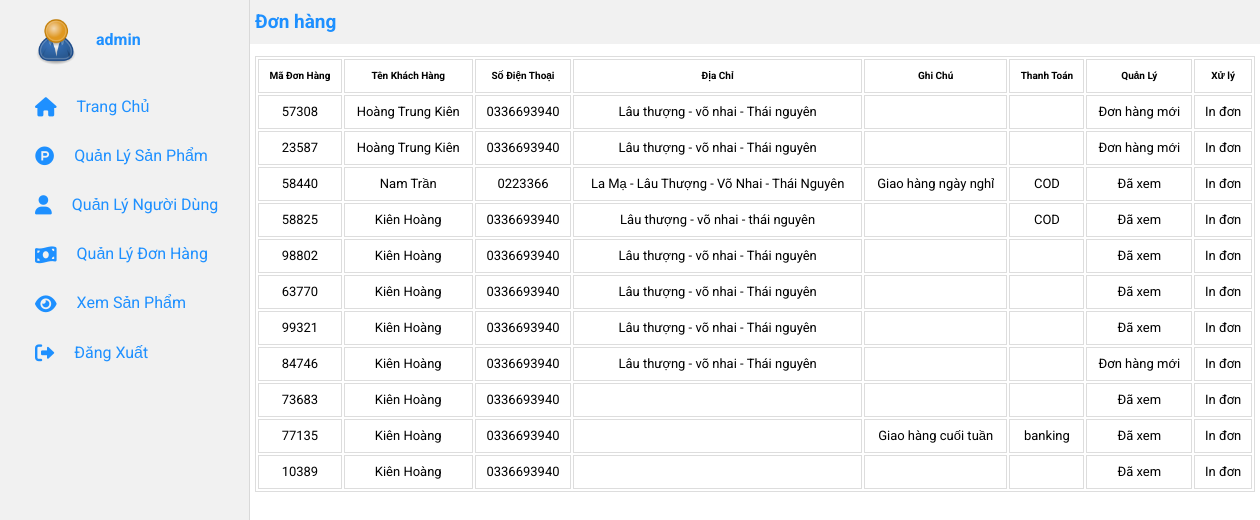
The app's page /index.php?controller=order (signed in) with its own data.
### tables this page shows
CREATE TABLE `orders` (
  `id` int(11) NOT NULL,
  `code` varchar(50) NOT NULL,
  `customer_name` varchar(100) DEFAULT NULL,
  `customer_phone` varchar(100) DEFAULT NULL,
  `customer_email` varchar(100) DEFAULT NULL,
  `customer_address` varchar(255) DEFAULT NULL,
  `customer_note` varchar(255) DEFAULT NULL,
  `customer_payment` varchar(100) DEFAULT NULL,
  `status` int(11) NOT NULL DEFAULT 1,
  `created_at` timestamp NULL DEFAULT NULL,
  `update_at` timestamp NULL DEFAULT NULL
);

### index.php (called while the page is built, shortened)
<?php
require './Core/Database.php';
require './helper/common.php';
require './Models/BaseModel.php';
$actionName     = $_REQUEST['action'] ?? 'index';
$controllerObject = new $controllerName;
$controllerObject->$actionName();
?>

### Controllers/BaseController.php (called while the page is built, shortened)
<?php
class BaseController
{
	protected function view($path, array $data = [])
	{
		return require (self::VIEW_FOLDER_NAME . '/' . str_replace('.', '/', $path) . '.php');
	}
}

### Views/frontend/admin/order.php (called while the page is built)
<?php
	$this->view('partitions.admins.nav', [
	]);
	$this->view('partitions.admins.order', [
		'customers' => $customers,
	]);
?>

### Controllers/OrderController.php (called while the page is built, shortened)
<?php
class OrderController extends BaseController
{
	protected $orderModer;
	public function __construct()
	{
		$this->orderModer = new OrderModel();
	}
	public function index()
	{
		$selectColumn = ['*'];
		$orders = ['column' => 'id', 'order' => 'DESC'];
		$customers = $this->orderModer->customer($selectColumn, $orders);
		$this->view('frontend.admin.order',[
			'customers' => $customers,
		]);
	}
}

### Core/Database.php (called while the page is built, shortened)
<?php
class Database
{
	public function connect()
	{
		$connect = mysqli_connect(self::LOCAHOST,self::USERNAME,self::PASSWORD,self::DB_NAME);
		if (mysqli_connect_errno() === 0){
			return $connect;
		}
		return false;
	}
}
?>

### Models/BaseModel.php (called while the page is built, shortened)
<?php
class BaseModel extends Database
{
	protected $connect;
	public function __construct()
	{
		$this->connect = $this->connect();
	}
	public function all($table, $select = ['*'], $orderBys = [], $limit = 200)
	{
		$columns = implode(',', $select);
		$orderByString = implode(' ', $orderBys);
		if($orderByString){
			$sql = "SELECT ${columns} FROM ${table} ORDER BY ${orderByString} LIMIT ${limit}";
		}else {
			$sql = "SELECT ${columns} FROM ${table} LIMIT ${limit}";
		}
		$query = $this->_query($sql);
		$data = [];
		while ($row = mysqli_fetch_assoc($query)){
			array_push($data, $row);
		}
		return $data;
	}
	public function _query($sql)
	{
		return mysqli_query($this->connect, $sql);
	}
}
?>

### Models/OrderModel.php (called while the page is built, shortened)
<?php
class OrderModel extends BaseModel
{
	public function customer($select = ['*'], $orderBy = [],$limit = 200)
	{
		return $this->all(self::TABLE, $select, $orderBy, $limit);
	}
}
?>

### Views/partitions/admins/order.php (the view, shortened to what this page needs)
<section class="admin__content">
    <div class="categories">
        <div class="content">
            <h3 class="user__title">Đơn hàng</h3>
        </div>
    </div>
    <div class="table__admin">
        <div class="content">
            <form action="">
                <table class="table table-border">
                    <thead>
                        <tr>
                            <th>Mã Đơn Hàng</th>
                            <th>Tên Khách Hàng</th>
                            <th>Số Điện Thoại</th>
                            <th>Địa Chỉ</th>
                            <th>Ghi Chú</th>
                            <th>Thanh Toán</th>
                            <th>Quản Lý</th>
                            <th>Xử lý</th>
                        </tr>
                    </thead>
                    <tbody>
                        <?php foreach($customers as $customer): ?>
                        <tr>
                            <td>
                                <span><?= $customer['code'] ?></span>
                            </td>
                            <td>
                                <span><?= $customer['customer_name'] ?></span>
                            </td>
                            <td>
                                <span>
                                    <?= $customer['customer_phone'] ?>
                                </span>
                            </td>
                            <td>
                                <span><?= $customer['customer_address'] ?></span>
                            </td>
                            <td>
                                <span><?= $customer['customer_note'] ?></span>
                            </td>
                            <td>
                                <span><?= $customer['customer_payment'] ?></span>
                            </td>
                            <td>
                                <?php if($customer['status'] == 1){
                                    echo '<a href="http://localhost:403/Guitar/index.php?controller=order&action=show&id='.$customer['id'].'">Đơn hàng mới</a>';
                                }else{
                                    echo '<a href="http://localhost:403/Guitar/index.php?controller=order&action=show&id='.$customer['id'].'">Đã xem</a>';
                                }
                                ?>
                            </td>
                            <td>
                                <a href="http://localhost:403/Guitar/index.php?controller=order&action=print&id=<?= $customer['id'] ?>">In đơn</a>
                            </td>
                        </tr>
                        <?php endforeach; ?>
                    </tbody>
                </table>
            </form>
        </div>
    </div>
</section>

### helper/common.php (shortened to what this page needs)
<!DOCTYPE html>
<html lang="en">
<head>
    <link rel="stylesheet" href="https://cdnjs.cloudflare.com/ajax/libs/normalize/8.0.1/normalize.min.css">
    <link rel="stylesheet" href="./assets/css/mai.css">
    <link rel="stylesheet" href="./assets/css/base.css">
    <link rel="stylesheet" href="./assets/css/stylee.css">
    <link rel="stylesheet" href="./assets/css/adminn.css">
    <link rel="stylesheet" href="./assets/fonts/fontawesome-free-6.0.0-web/css/all.min.css">
</head>
<body>
</body>
</html>

### Views/partitions/admins/nav.php (shortened to what this page needs)
<nav class="admin">
	<div class="admin__box">
            <a href="" class="admin__img">
                <img src="./assets/img/admin_img/User_icon.png" alt="">
            </a>
            <a href="" class="admin__name"><?= $_SESSION['user']['user_name'] ?></a>
        </div>
        <ul class="admin__lists">
            <li class="admin__item">
                <a href="index.php?controller=admin">
                    <i class="fa-solid fa-house"></i>
                    Trang Chủ
                </a>
            </li>
            <li class="admin__item">
                <a href="index.php?controller=admin&action=show&id=0">
                    <i class="fa-brands fa-product-hunt"></i>
                    Quản Lý Sản Phẩm
                </a>
            </li>
            <li class="admin__item">
                <a href="index.php?controller=admin&action=user">
                    <i class="fa-solid fa-user"></i>
                    Quản Lý Người Dùng
                </a>
            </li>
            <li class="admin__item">
                <a href="http://localhost:403/Guitar/index.php?controller=order">
                    <i class="fa-solid fa-money-bill-wave"></i>
                    Quản Lý Đơn Hàng
                </a>
            </li>
            <li class="admin__item">
                <a href="http://localhost:403/Guitar/index.php?controller=home">
                    <i class="fa-solid fa-eye"></i>
                    Xem Sản Phẩm
                </a>
            </li>
            <li class="admin__item">
                <a href="http://localhost:403/Guitar/logout.php">
                    <i class="fa-solid fa-right-from-bracket"></i>
                    Đăng Xuất
                </a>
            </li>
        </ul>
</nav>

### assets/css/base.css (style rules this page uses)
:root { --primary-color: #FEE60E; --white-color: #fff; --black-color: #000; --text-color: #333; --text2-color: #636363; --red-color: #FA0050; --red2-color: #c10017; --organ-color: #F86900; --header-height: 184px; --navbar-height: 34px; --search-height: 82px; --menu-height: calc(var(--header-height) - var(--navbar-height) - var(--search-height)); }
* { box-sizing: border-box; margin: 0; padding: 0; }
html { font-size: 62.5%; line-height: 1.6rem; font-family: 'Roboto', sans-serif; box-sizing: border-box; }
a { text-decoration: none; color: inherit; background-color: transparent; -webkit-transition: all 200ms ease-out; -moz-transition: all 200ms ease-out; -o-transition: all 200ms ease-out; transition: all 200ms ease-out; }
.table-border { border: 1px solid #ddd; }
tr { height: 30px; }
.table-border > thead > tr > th { border: 1px solid #ddd; padding: 8px; }
.table-border > tbody > tr > td { border: 1px solid #ddd; padding: 8px; vertical-align: middle; font-size: 13px; text-align: center; }
tbody { display: table-row-group; vertical-align: middle; border-color: inherit; }

### assets/css/adminn.css (style rules this page uses)
.admin { position: fixed; width: 250px; height: 100%; background: #f1f1f1; border-right: 1px solid rgba(0, 0, 0, 0.1); z-index: 1000; transition: ease-in-out 0.5s; }
.admin .admin__lists { width: 100%; list-style: none; overflow: hidden; }
.admin .admin__lists .admin__item a { width: 100%; color: #1e90ff; font-size: 1.6em; display: inline-flex; align-items: center; padding: 15px; transition: linear 0.5s; }
.admin .admin__lists .admin__item a i { margin: 0 20px; color: #1e90ff; font-size: 1.2em; transition: linear 0.2s; }
.admin__box { width: 100%; list-style: none; display: block; overflow: hidden; }
.admin__img { float: left; display: block; width: 80px; height: 80px; margin: 2px 0px 0px 16px; }
.admin__img img { width: 100%; padding: 15px; transition: linear 0.5s; border-radius: 50%; }
.admin__name { color: #1e90ff; font-size: 1.6em; height: 80px; line-height: 80px; font-weight: 700; display: block; float: left; transition: linear 0.5s; }
.admin__content { position: absolute; top: 0; left: 250px; width: calc(100% - 250px); min-height: 100vh; transition: ease-in-out 0.5s; }
.content { width: 1000px; height: inherit; min-width: 1000px; max-width: 100%; margin: 0 auto; }
.categories { width: 100%; background: #f1f1f1; height: 44px; }
.table__admin { float: left; width: 100%; background-color: #fff; margin-top: 12px; }
.table { width: 100%; max-width: 100%; margin-bottom: 0; }
.user__title { height: 44px; line-height: 44px; font-size: 1.9em; color: #1e90ff; cursor: default; }

### records on screen
orders: code "57308", customer_name "Hoàng Trung Kiên", customer_phone "0336693940", customer_address "Lâu thượng - võ nhai - Thái nguyên"
orders: code "23587", customer_name "Hoàng Trung Kiên", customer_phone "0336693940", customer_address "Lâu thượng - võ nhai - Thái nguyên"
orders: code "58440", customer_name "Nam Trần", customer_phone "0223366", customer_address "La Mạ - Lâu Thượng - Võ Nhai - Thái Nguyên", customer_note "Giao hàng ngày nghỉ", customer_payment "COD"
orders: code "58825", customer_name "Kiên Hoàng", customer_phone "0336693940", customer_address "Lâu thượng - võ nhai - thái nguyên", customer_payment "COD"
orders: code "98802", customer_name "Kiên Hoàng", customer_phone "0336693940", customer_address "Lâu thượng - võ nhai - Thái nguyên"
orders: code "63770", customer_name "Kiên Hoàng", customer_phone "0336693940", customer_address "Lâu thượng - võ nhai - Thái nguyên"
orders: code "99321", customer_name "Kiên Hoàng", customer_phone "0336693940", customer_address "Lâu thượng - võ nhai - Thái nguyên"
orders: code "84746", customer_name "Kiên Hoàng", customer_phone "0336693940", customer_address "Lâu thượng - võ nhai - Thái nguyên"
orders: code "73683", customer_name "Kiên Hoàng", customer_phone "0336693940"
orders: code "77135", customer_name "Kiên Hoàng", customer_phone "0336693940", customer_note "Giao hàng cuối tuần", customer_payment "banking"
orders: code "10389", customer_name "Kiên Hoàng", customer_phone "0336693940"

### other values on screen
$_SESSION['user']['user_name'] "admin"
